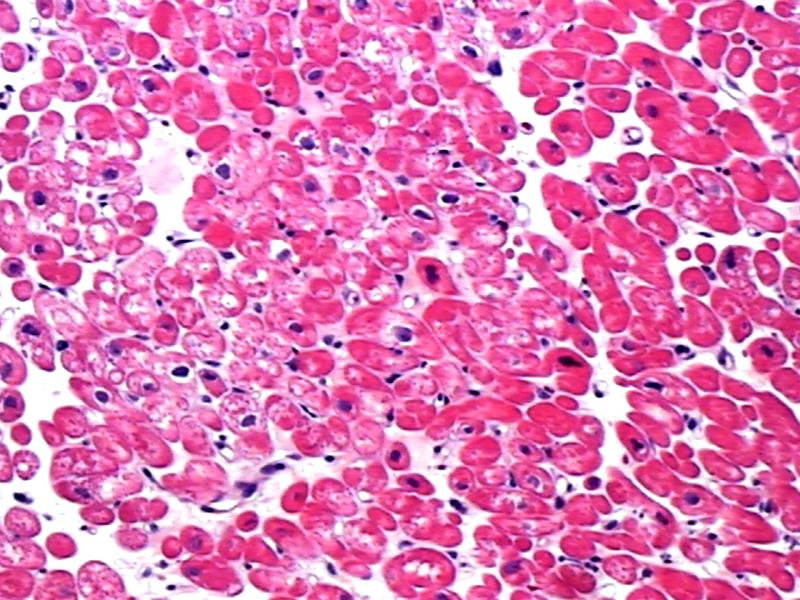
#> input picture Exercicios/# 8 - Representação e Análise de Textura/R0_caso1.JPG, 800 x 600 px, found by its file name
$ python ex.py   (older library calls are emulated)
#> lines starting #> are read from the running program, lines starting #| are printed output that depends on the picture; after the words box and inside, x2 and y2 are one past the last pixel; in counts of white or black regions, pixels touching at a corner belong together
### Construa um código para receber imagens monocromáticas como
### entrada, 8 bits de quantização. O código deve ser capaz de fornecer os
### valores de:
### -Haralick, com segundo momento angular, entropia e contraste. Use d=1 e  =0;
### -LBP (especificar as condições utilizadas);
### - Dimensão fractal (DF), usando Box-couting. A DF deve ser definida via
### coeficiente angular da regressão log x log. Os dois primeiros valores parciais de
### DF, em função das iterações 1 e 2, também devem ser apresentados.
### Os descritores devem ser organizados como vetores de características,
### respeitando a ordem posicional: momento angular; entropia; contraste; LBP; DF
### (coeficiente logxlog); DF iteração 1; DF iteração 2.
### Apresente os vetores para cada imagem. As imagens são apresentadas nos
### próximos slides.
### Em seguida, observe os resultados numéricos e indique quais descritores
### apresentam as maiores diferenças para separar as imagens R0 de R3. Apresente
### os gráficos para ilustrar as posições espaciais dos descritores. Por exemplo, eixo
### x representa momento angular, eixo y a entropia e eixo z o contraste. Use a
### mesma estratégia para DF. Cada imagem é um ponto espacial em função das
### suas coordenadas/descritores. Quais as dificuldades neste tipo de análise? Quais
### as soluções?

# Importação de bibliotecas
import os
import cv2
import numpy as np
from skimage import feature
from scipy import stats
import matplotlib.pyplot as plt
from mpl_toolkits.mplot3d import Axes3D
from PIL import Image
from sklearn.preprocessing import LabelEncoder


def calcular_recursos_haralick(imagem, d=1, theta=0):
    glcm = feature.graycomatrix(imagem, [d], [theta], 256, symmetric=True, normed=True)
    contraste = feature.graycoprops(glcm, "contrast")[0, 0]
    segundo_momento_angular = feature.graycoprops(glcm, "ASM")[0, 0]
    entropia = stats.entropy(glcm.ravel())
    return segundo_momento_angular, entropia, contraste


def calcular_recursos_lbp(imagem, P=8, R=1):
    lbp = feature.local_binary_pattern(imagem, P, R, method="uniform")
    (hist, _) = np.histogram(lbp.ravel(), bins=np.arange(0, P + 3), range=(0, P + 2))
    hist = hist.astype("float")
    hist /= hist.sum() + 1e-7
    return hist.mean()


def boxcount(Z, k):
    S = np.add.reduceat(
        np.add.reduceat(Z, np.arange(0, Z.shape[0], k), axis=0),
        np.arange(0, Z.shape[1], k),
        axis=1,
    )
    return len(np.where((S > 0) & (S < k * k))[0])


def calcular_dimensao_fractal(imagem, threshold=0.9):
    imagem = imagem < threshold

    p = min(imagem.shape)
    escalas = 2 ** np.arange(13, -1, -1)

    contagens = []
    for escala in escalas:
        contagens.append(boxcount(imagem, escala))

    coeficientes = np.polyfit(np.log(escalas), np.log(contagens), 1)
    return coeficientes[0]


def processar_imagem(caminho_imagem):
    image_pil = Image.open(caminho_imagem)
    image = np.array(image_pil)
    imagem = cv2.cvtColor(image, cv2.COLOR_BGR2GRAY)

    asm, entropia, contraste = calcular_recursos_haralick(imagem)
    lbp = calcular_recursos_lbp(imagem)
    df = calcular_dimensao_fractal(imagem)
    return [asm, entropia, contraste, lbp, df]


caminho = os.path.abspath(os.path.dirname(__file__)) + "\\"

caminhos_para_suas_imagens = [
    caminho + "R0_caso1.JPG",
    caminho + "R0_caso2.JPG",
    caminho + "R3_caso1.JPG",
    caminho + "R3_caso2.JPG",
]

# E estes com os rótulos correspondentes
rotulos_de_suas_imagens = ["R01", "R02", "R31", "R32"]

# Codificar rótulos como números
le = LabelEncoder()
rotulos_codificados = le.fit_transform(rotulos_de_suas_imagens)

recursos_imagens = [processar_imagem(img) for img in caminhos_para_suas_imagens]
#> in processar_imagem, image_pil is the input picture: PIL image 800x600 RGB; mean R, G, B 225.7, 123.3, 183.1
#> in calcular_recursos_haralick, `contraste = feature.graycoprops(glcm, "contrast")[0, 0]`: contraste = 191.3
#> in calcular_recursos_haralick, `segundo_momento_angular = feature.graycoprops(glcm, "ASM")[0, 0]`: segundo_momento_angular = 0.000475
#> in calcular_recursos_haralick, `entropia = stats.entropy(glcm.ravel())`: entropia = 8.95
#> in processar_imagem, `asm, entropia, contraste = calcular_recursos_haralick(imagem)`: asm = 0.000475; entropia = 8.95; contraste = 191.3
#> in calcular_recursos_lbp, `(hist, _) = np.histogram(lbp.ravel(), bins=np.arange(0, P + 3), range=..`: hist = [7848, 19240, 24203, 77077, 167700, 85834, 30251, 21543, 19655, 26649]
#> in calcular_recursos_lbp, `hist /= hist.sum() + 1e-7`: hist = [0.0163, 0.0401, 0.0504, 0.161, 0.349, 0.179, 0.063, 0.0449, 0.0409, 0.0555]
#> in processar_imagem, `lbp = calcular_recursos_lbp(imagem)`: lbp = 0.1
#> in calcular_dimensao_fractal, `imagem = imagem < threshold`: imagem: shape (600, 800) bool; every value is 0
#> the loop in calcular_dimensao_fractal, `for escala in escalas:` made 14 passes
#> S in boxcount on passes 1 to 6: [0], [0], [0], [0], [[0, 0], [0, 0]], [[0, 0, 0, 0], [0, 0, 0, 0], [0, 0, 0, 0]]
#> after the loop in calcular_dimensao_fractal, `for escala in escalas:`: contagens = [0, 0, 0, 0, 0, 0, 0, 0, 0, 0, 0, 0, 0, 0]
#> in calcular_dimensao_fractal, `coeficientes = np.polyfit(np.log(escalas), np.log(contagens), 1)`: coeficientes = [nan, nan]
#> in processar_imagem, `df = calcular_dimensao_fractal(imagem)`: df = nan
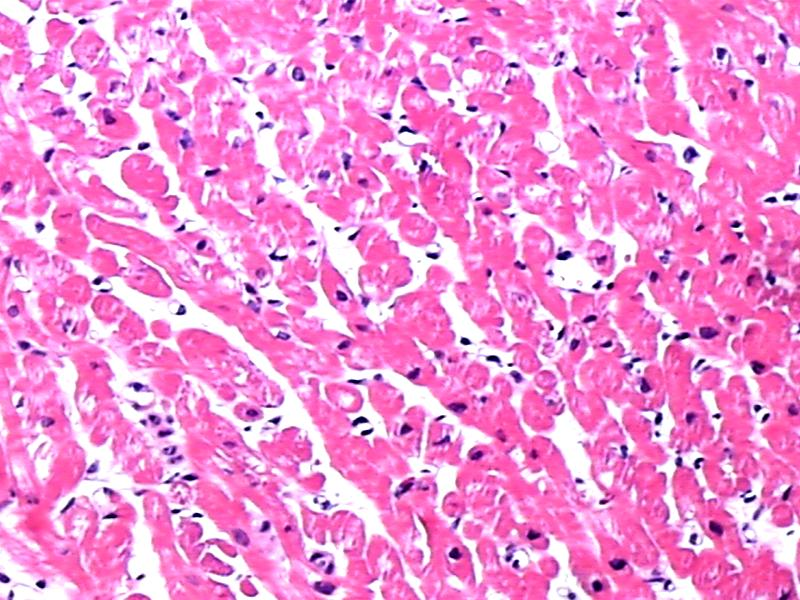
#> input picture Exercicios/# 8 - Representação e Análise de Textura/R0_caso2.JPG, 800 x 600 px, found by its file name
#> in processar_imagem, image_pil is the input picture: PIL image 800x600 RGB; mean R, G, B 240.1, 145.4, 212.8
#> in processar_imagem (call 2), `asm, entropia, contraste = calcular_recursos_haralick(imagem)`: asm = 0.000778; entropia = 8.59; contraste = 195.8
#> the loop in calcular_dimensao_fractal (call 2), `for escala in escalas:` made 14 passes
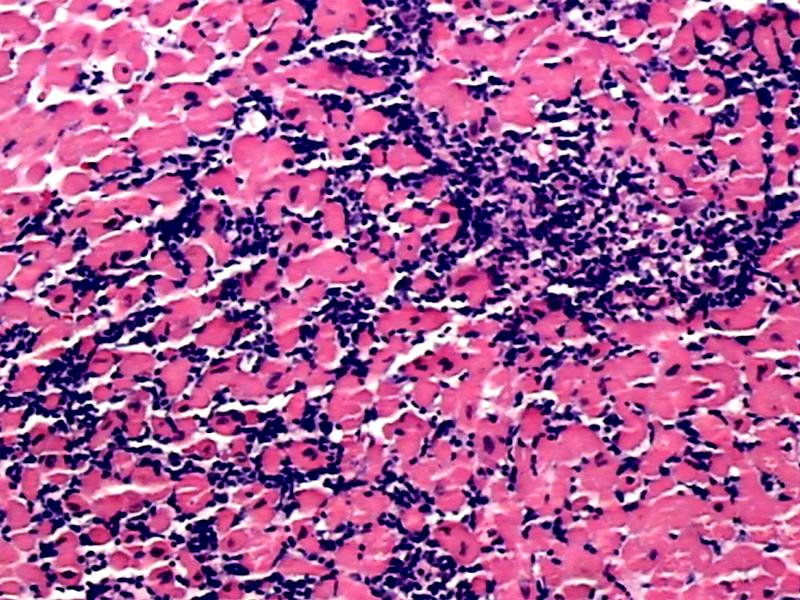
#> input picture Exercicios/# 8 - Representação e Análise de Textura/R3_caso1.JPG, 800 x 600 px, found by its file name
#> in processar_imagem, image_pil is the input picture: PIL image 800x600 RGB; mean R, G, B 170.3, 91, 148.8
#> in processar_imagem (call 3), `asm, entropia, contraste = calcular_recursos_haralick(imagem)`: asm = 0.000277; entropia = 9.22; contraste = 389
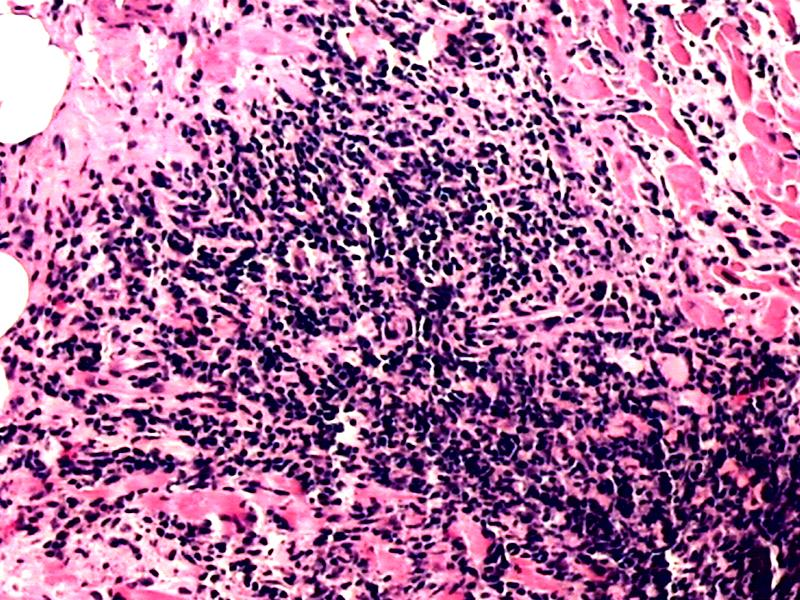
#> input picture Exercicios/# 8 - Representação e Análise de Textura/R3_caso2.JPG, 800 x 600 px, found by its file name
#> in processar_imagem, image_pil is the input picture: PIL image 800x600 RGB; mean R, G, B 169.3, 112.2, 156
#> in processar_imagem (call 4), `imagem = cv2.cvtColor(image, cv2.COLOR_BGR2GRAY)`:
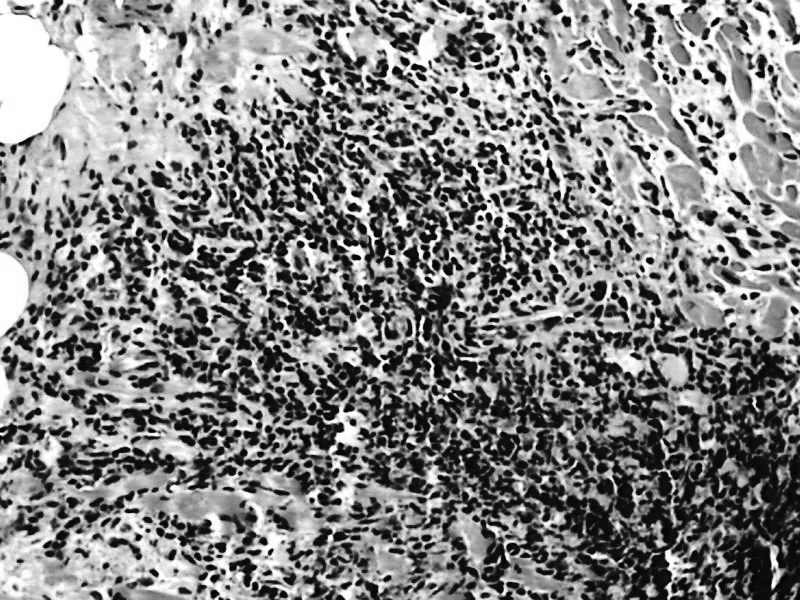
#> imagem: shape (600, 800); min 0, max 255, mean 131.8
#> in processar_imagem (call 4), `asm, entropia, contraste = calcular_recursos_haralick(imagem)`: asm = 0.000345; entropia = 9.65; contraste = 854.7
#> call 4 of calcular_recursos_lbp, with P = 8, R = 1
#> in calcular_recursos_lbp (call 4), `lbp = feature.local_binary_pattern(imagem, P, R, method="uniform")`:
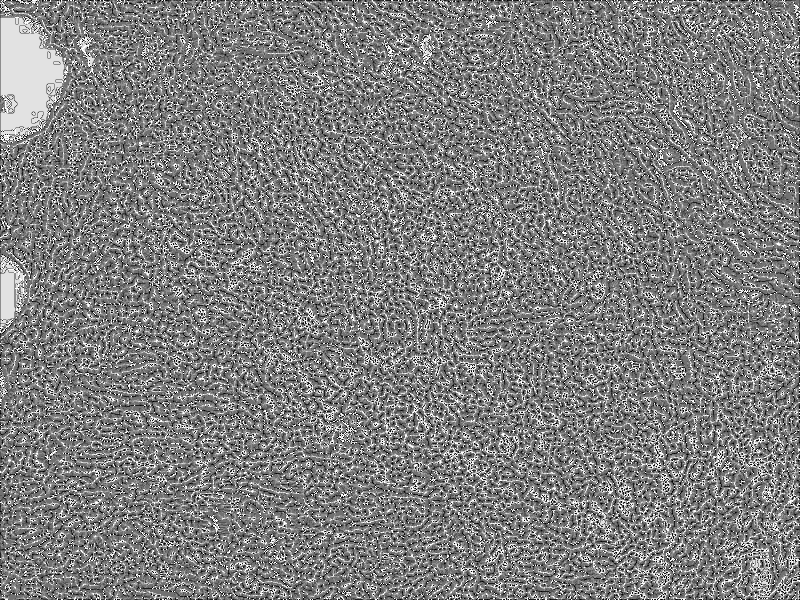
#> lbp: shape (600, 800) float64; min 0, max 9, mean 4.48; drawn with min black and max white
#> in calcular_recursos_lbp (call 4), `(hist, _) = np.histogram(lbp.ravel(), bins=np.arange(0, P + 3), range=..`: hist = [13380, 23247, 27982, 71345, 142031, 90943, 30782, 21547, 27536, 31207]
#> in calcular_recursos_lbp (call 4), `hist /= hist.sum() + 1e-7`: hist = [0.0279, 0.0484, 0.0583, 0.149, 0.296, 0.189, 0.0641, 0.0449, 0.0574, 0.065]
#> call 4 of calcular_dimensao_fractal, with threshold = 0.9
#> in calcular_dimensao_fractal (call 4), `imagem = imagem < threshold`:
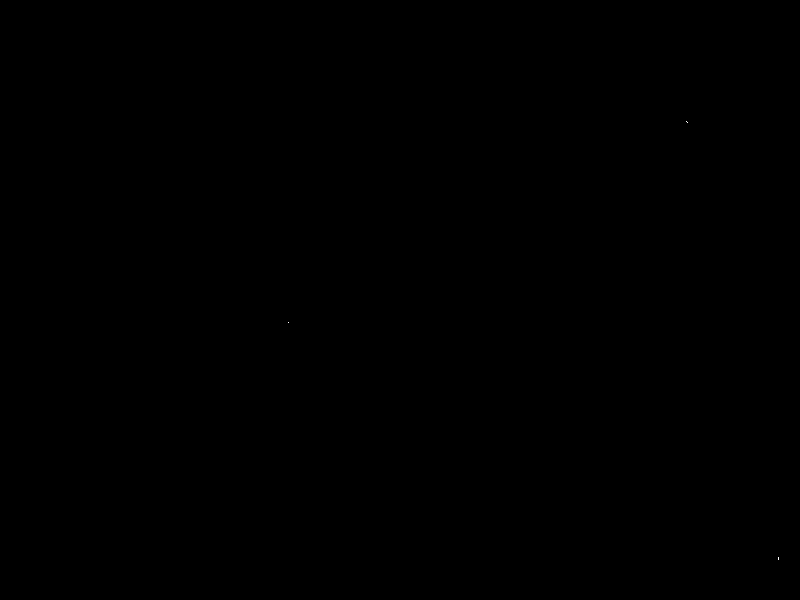
#> imagem: shape (600, 800) bool; 0% white in thin lines or dots, all inside (x1, y1, x2, y2) = (288, 121, 779, 560)
#> the loop in calcular_dimensao_fractal (call 4), `for escala in escalas:` made 14 passes
#> S in boxcount on passes 1 to 6: [6], [6], [6], [6], [[1, 2], [0, 3]], [[0, 0, 2, 0], [0, 1, 0, 0], [0, 0, 0, 3]]
#> after the loop in calcular_dimensao_fractal (call 4), `for escala in escalas:`: contagens = [1, 1, 1, 1, 3, 3, 3, 3, 3, 3, 3, 3, 5, 0]
#> recursos_imagens = [[0.000475, 8.95, 191.3, 0.1, nan], [0.000778, 8.59, 195.8, 0.1, nan], [0.000277, 9.22, 389, 0.1, nan], [0.000345, 9.65, 854.7, 0.1, nan]]
recursos_imagens = np.array(recursos_imagens)

fig = plt.figure()
ax = fig.add_subplot(111, projection="3d")
ax.scatter(
    recursos_imagens[:, 0],
    recursos_imagens[:, 1],
    recursos_imagens[:, 2],
    c=rotulos_codificados,
)
ax.set_xlabel("Segundo Momento Angular")
ax.set_ylabel("Entropia")
ax.set_zlabel("Contraste")
plt.show()
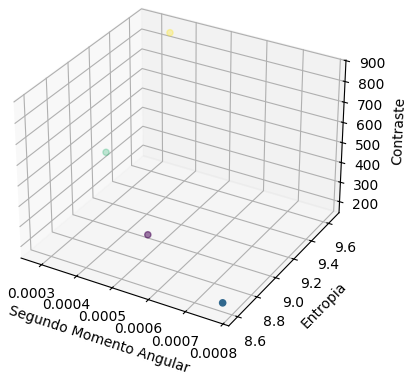
#> figure drawn by matplotlib, 1 panel
